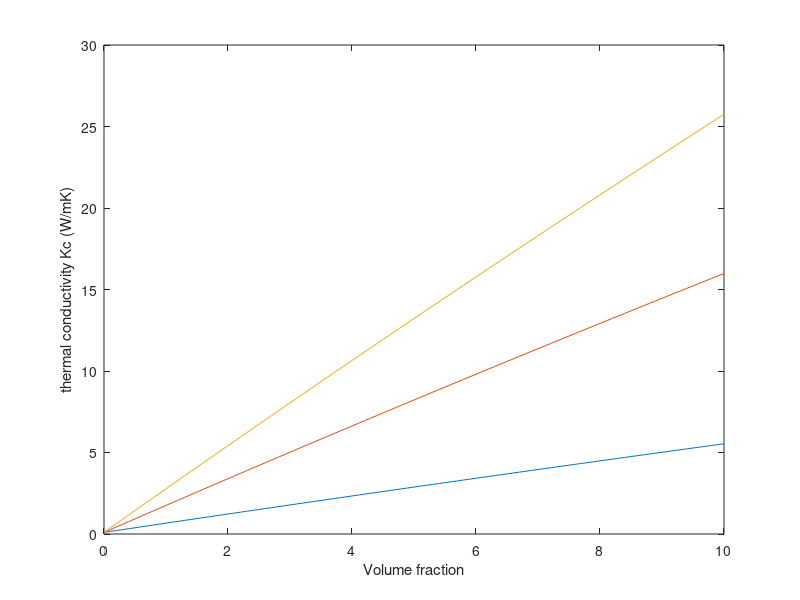

MATLAB code for this plot:
clc
clear all 
close all
L= [1 3 5]*10^-6;
H3=0.35*10^-9;
vt=18000;
vl=24000;
km=0.1
f=0:0.001:0.1

for j= 1:length(L)
for i=1:length(f)
    
gammat=0.75 ;
gammal= 1.8;
M=1.87*1.992*10^-26;
wmaxt=108*10^12;
wmaxl=241*10^12;
kb=1.38065*10^-23;

hc=1.0545*10^-34;
h=0.35*10^-9;

T=300;

        wmint(j)=vt/gammat*sqrt(M*vt*wmaxt/(kb*T*L(j)));
        wminl(j)=vl/gammal*sqrt(M*vl*wmaxl/(kb*T*L(j)));
        Ft(j)=-log(abs(exp(hc*wmint(j)/(kb*T))-1))+hc*wmint(j)/(kb*T)*(exp(hc*wmint(j)/(kb*T))/(exp(hc*wmint(j)/(kb*T))-1));
        Fl(j)=-log(abs(exp(hc*wminl(j)/(kb*T))-1))+hc*wminl(j)/(kb*T)*(exp(hc*wminl(j)/(kb*T))/(exp(hc*wminl(j)/(kb*T))-1));
        kp(j)=M/(4*pi*T*h)*(wmaxt*vt^2/((gammat)^2)*Ft(j)+wmaxl*vl^2/((gammal)^2)*Fl(j));
        
    %%%%%

 a1(j)=L(j);
 a2(j)=L(j);
 a3(j)=H3;


Rb=10*10^-9;

p(j)=H3/L(j);

ak3=Rb*km;
alp3=Rb*km/H3;


L11(j)=((p(j))^2/(2*((p(j))^2-1)))+((p(j))/(2*(1-(p(j))^2)^(3/2)))*acos(p(j));
gama(j)=(1+2*p(j))*alp3;

L22(j)=L11(j);
L33(j)=1-2*L11(j);

kc11(j)=kp(j)/(1+gama(j)*L11(j)*kp(j)/km);
kc22(j)=kp(j)/(1+gama(j)*L22(j)*kp(j)/km);
kc33(j)=kp(j)/(1+gama(j)*L33(j)*kp(j)/km);

% kc113=kp3 +gama3*(1-L113)*km;
% kc223=kp3 +gama3*(1-L223)*km;
% kc333=kp3 +gama3*(1-L333)*km;

b11(j)=(kc11(j)-km)/(km +L11(j)*(kc11(j)-km));
b22(j)=(kc22(j)-km)/(km +L22(j)*(kc22(j)-km));
b33(j)=(kc33(j)-km)/(km +L33(j)*(kc33(j)-km));  
    %%%%%    

  kc1(i) =(3+f(i)*(2*b11(j)*(1-L11(j))+b33(j)*(1-L33(j))))/(3-f(i)*(2*b11(j)*L11(j)+b33(j)*L33(j)));
  ktim(i)=kc1(i)*km;
  
end

 plot(f*100,ktim)
 hold on;
xlabel('Volume fraction'), ylabel('thermal conductivity Kc (W/mK)'),
% title('composite thermal conductivity of MLG-Silicone elastomer as variation with volume fraction for different lateral size ')
end
f1=(f*100);
f2=f1';
ktim1=ktim';